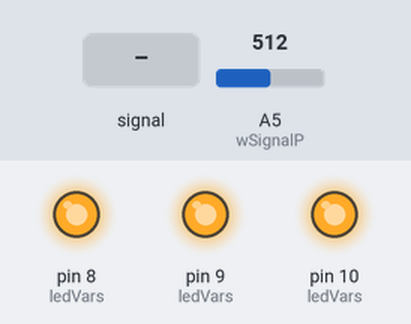
The sketch below on a simulated Arduino Uno, built with avr-gcc and run on an emulated ATmega328P. Parts: output pins drawn as LEDs (lit = HIGH). The test bench sets the inputs (shaded band); at power-on: A5 (wSignalP) = 512. Pins used as bus, display or sensor lines are not drawn.

Above: at 3.8 s.
3.9 s: A5 (wSignalP) fed a 1000 Hz sine of ±255 counts around its level
At 6.6 s:
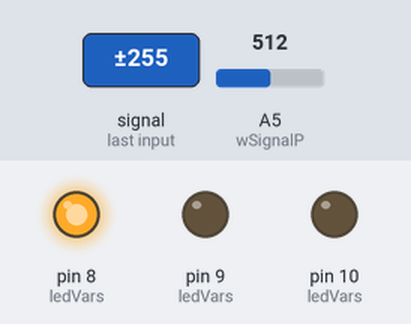
10.5 s: A5 (wSignalP) set to 122
At 12.7 s:
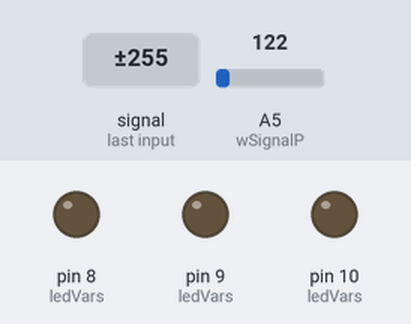
14.4 s: A5 (wSignalP) set to 146
18.3 s: A5 (wSignalP) set to 169
At 22.2 s:
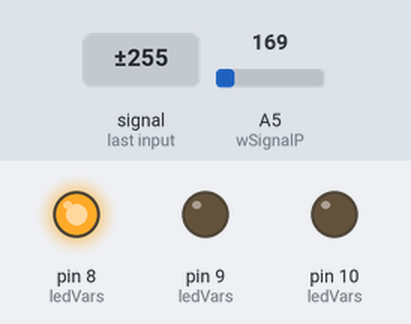
25.5 s: A5 (wSignalP) set to 0
At 28.4 s:
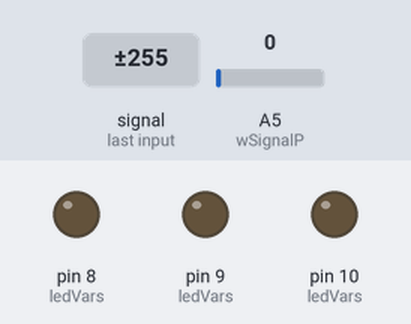
Timing chart, 0 to 29.9 s (numbered marks = the images above; inputs shaded):
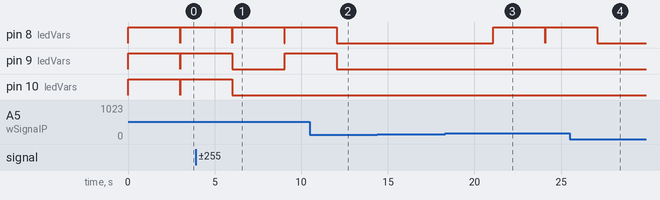

The sketch:

WaterSensorWithLEDs.ino
```cpp
//Pin eşleşmeleri
//  Su Sensörü HW-038
//  + --> 7
//  - --> GND
//  S --> A5
//  LED
//  Kısa Bacak --> GND
//  Uzun Bacak --> LED1-8, LED2-9,LED3-10

const int wPowerP = 7; //Su sensörü güç pini
const int wSignalP = A5; //Su sensörü sinyal pini

const int lOneP = 8; //1. LED
const int lTwoP = 9; //2. LED
const int lThreeP = 10; //3. LED
int ledVars[3] = {lOneP, lTwoP, lThreeP}; //LED pinlerini tutan dizi

const int waterMin = 0; //Minimum su seviyesi
const int waterMax = 470; //Maksimum su seviyesi
int waterVal = 0; //Su değeri
int waterLev = 0; //Su seviyesi

void setup()
{
  //LED pinleri çıkış olarak başlatılır.
  for(int i = 0; i < 3; i++)
  {
    pinMode(ledVars[i], OUTPUT);
  }

  //Su sensörü güç pini çıkış olarak başlatılır.
  pinMode(wPowerP, OUTPUT);
  //Su sensörünü kapatır.
  digitalWrite(wPowerP, LOW);
}

void loop()
{
  //Su sensörünü açar.
  digitalWrite(wPowerP, HIGH);
  delay(10);
  //Su seviyesi değerini ölçer.
  waterVal = analogRead(wSignalP);
  //Su sensörünü kapatır.
  digitalWrite(wPowerP, LOW);

  //Su seviyesi değerini 0-3 arasında bir seviyeye dönüştürür.
  waterLev = map(waterVal, waterMin, waterMax, 0, 3);

  //Su seviyesine göre LED yakar.
  LedOn(waterLev);

  delay(3000);

  //Tüm LED'leri söndürür.
  LedOff();
}

//Verilen sayıya göre LED yakan fonksiyon.
void LedOn(int n)
{
  for(int i = 0; i < n; i++)
  {
    digitalWrite(ledVars[i],HIGH);
  }
}

//Tüm LED'leri söndüren fonksiyon.
void LedOff()
{
  for(int i = 0; i < 3; i++)
  {
    digitalWrite(ledVars[i],LOW);
  }
}
```

Measured:
- the behaviour switches between 156 and 157 on A5 (wSignalP) (found by bisection; images 2 and 3)
- after the input at 3.9 s, pin 10 (ledVars): goes on until 6.0 s, then stays LOW
- after the input at 10.5 s, pin 8 (ledVars), pin 9 (ledVars): goes on until 12.0 s, then stays LOW; pin 10 (ledVars): stays LOW (without the input it goes to HIGH after 1.6 s)
- after the input at 14.4 s, every drawn part: stays the same
- after the input at 18.3 s, pin 8 (ledVars): LOW → HIGH after 2.8 s, → LOW 3.0 s later, → HIGH 0.01 s later
- after the input at 25.5 s, pin 8 (ledVars): goes on until 27.1 s, then stays LOW
- by itself, pin 8 (ledVars): alternates HIGH for 3.0 s and LOW for 0.01 s
